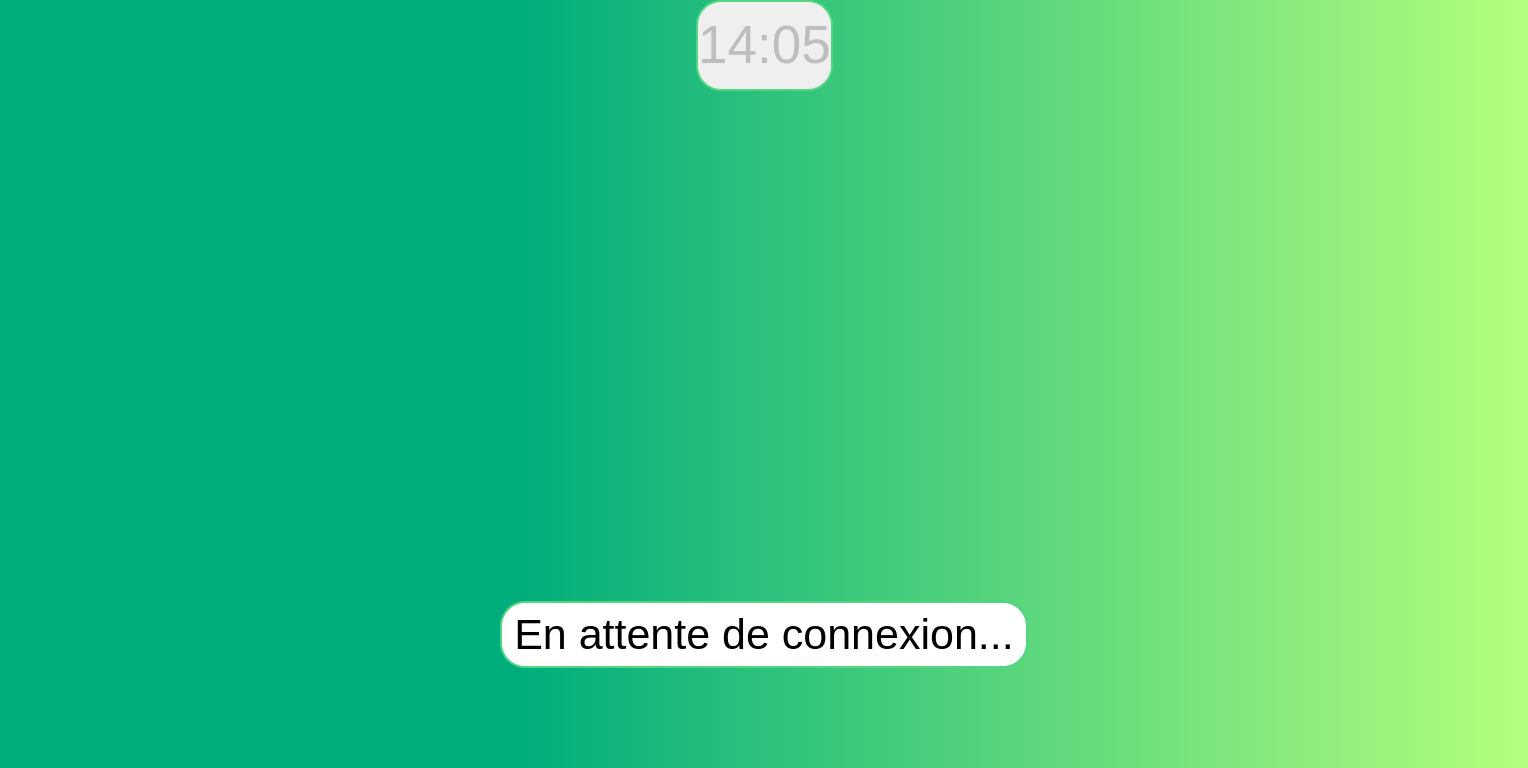
<?xml version="1.0" encoding="UTF-8"?>
<ui version="4.0">
 <class>EcranPool</class>
 <widget class="QMainWindow" name="EcranPool">
  <property name="geometry">
   <rect>
    <x>0</x>
    <y>0</y>
    <width>1528</width>
    <height>768</height>
   </rect>
  </property>
  <property name="sizePolicy">
   <sizepolicy hsizetype="Preferred" vsizetype="Preferred">
    <horstretch>0</horstretch>
    <verstretch>0</verstretch>
   </sizepolicy>
  </property>
  <property name="minimumSize">
   <size>
    <width>0</width>
    <height>0</height>
   </size>
  </property>
  <property name="maximumSize">
   <size>
    <width>1920</width>
    <height>1080</height>
   </size>
  </property>
  <property name="windowTitle">
   <string>EcranPool</string>
  </property>
  <widget class="QWidget" name="centralwidget">
   <layout class="QVBoxLayout" name="verticalLayout">
    <property name="spacing">
     <number>0</number>
    </property>
    <property name="leftMargin">
     <number>0</number>
    </property>
    <property name="topMargin">
     <number>0</number>
    </property>
    <property name="rightMargin">
     <number>0</number>
    </property>
    <property name="bottomMargin">
     <number>0</number>
    </property>
    <item>
     <widget class="QStackedWidget" name="ecrans">
      <widget class="QWidget" name="accueil">
       <property name="styleSheet">
        <string notr="true">background-color:QLinearGradient(spread:pad, x1:0.337, y1:1, x2:1, y2:1, stop:0 rgba(0, 173, 124, 255), stop:1 rgba(181, 255, 125, 255))</string>
       </property>
       <layout class="QVBoxLayout" name="verticalLayout_3">
        <property name="spacing">
         <number>0</number>
        </property>
        <property name="leftMargin">
         <number>0</number>
        </property>
        <property name="topMargin">
         <number>0</number>
        </property>
        <property name="rightMargin">
         <number>0</number>
        </property>
        <property name="bottomMargin">
         <number>0</number>
        </property>
        <item>
         <layout class="QVBoxLayout" name="layoutPrincipalAccueil">
          <property name="spacing">
           <number>0</number>
          </property>
          <property name="bottomMargin">
           <number>0</number>
          </property>
          <item>
           <layout class="QHBoxLayout" name="layoutEnteteAccueil">
            <property name="spacing">
             <number>0</number>
            </property>
            <property name="topMargin">
             <number>0</number>
            </property>
            <property name="bottomMargin">
             <number>0</number>
            </property>
            <item>
             <spacer name="horizontalSpacerGauche">
              <property name="orientation">
               <enum>Qt::Horizontal</enum>
              </property>
              <property name="sizeHint" stdset="0">
               <size>
                <width>40</width>
                <height>20</height>
               </size>
              </property>
             </spacer>
            </item>
            <item alignment="Qt::AlignTop">
             <widget class="QLabel" name="labelHorodatage">
              <property name="enabled">
               <bool>false</bool>
              </property>
              <property name="maximumSize">
               <size>
                <width>16777215</width>
                <height>150</height>
               </size>
              </property>
              <property name="font">
               <font>
                <pointsize>40</pointsize>
               </font>
              </property>
              <property name="styleSheet">
               <string notr="true">background-color: rgb(239, 239, 239);
border-radius: 25px;
border: 2px solid #52D681;</string>
              </property>
              <property name="frameShadow">
               <enum>QFrame::Sunken</enum>
              </property>
              <property name="text">
               <string>14:05</string>
              </property>
              <property name="alignment">
               <set>Qt::AlignHCenter|Qt::AlignTop</set>
              </property>
             </widget>
            </item>
            <item>
             <spacer name="horizontalSpacerDroit">
              <property name="orientation">
               <enum>Qt::Horizontal</enum>
              </property>
              <property name="sizeHint" stdset="0">
               <size>
                <width>40</width>
                <height>20</height>
               </size>
              </property>
             </spacer>
            </item>
           </layout>
          </item>
          <item>
           <layout class="QHBoxLayout" name="layoutCentral">
            <property name="spacing">
             <number>0</number>
            </property>
            <item>
             <widget class="QLabel" name="labelLogo">
              <property name="styleSheet">
               <string notr="true"/>
              </property>
              <property name="text">
               <string/>
              </property>
              <property name="pixmap">
               <pixmap resource="ressources.qrc">:/plug-in-pool.png</pixmap>
              </property>
              <property name="alignment">
               <set>Qt::AlignCenter</set>
              </property>
             </widget>
            </item>
           </layout>
          </item>
          <item>
           <layout class="QHBoxLayout" name="layoutPied">
            <property name="spacing">
             <number>0</number>
            </property>
            <property name="leftMargin">
             <number>500</number>
            </property>
            <property name="topMargin">
             <number>100</number>
            </property>
            <property name="rightMargin">
             <number>500</number>
            </property>
            <property name="bottomMargin">
             <number>100</number>
            </property>
            <item>
             <widget class="QWidget" name="messageAccueil" native="true">
              <property name="enabled">
               <bool>true</bool>
              </property>
              <property name="maximumSize">
               <size>
                <width>16777215</width>
                <height>75</height>
               </size>
              </property>
              <property name="styleSheet">
               <string notr="true">background-color: rgb(255, 255, 255);
border-radius: 25px;
border: 2px solid #52D681;
</string>
              </property>
              <layout class="QHBoxLayout" name="horizontalLayout">
               <item>
                <widget class="QLabel" name="labelMessageAccueil">
                 <property name="font">
                  <font>
                   <pointsize>11</pointsize>
                  </font>
                 </property>
                 <property name="styleSheet">
                  <string notr="true">border-style: none;</string>
                 </property>
                 <property name="text">
                  <string>&lt;html&gt;&lt;head/&gt;&lt;body&gt;&lt;p&gt;&lt;span style=&quot; font-size:32pt;&quot;&gt;En attente de connexion...&lt;/span&gt;&lt;/p&gt;&lt;/body&gt;&lt;/html&gt;</string>
                 </property>
                 <property name="alignment">
                  <set>Qt::AlignCenter</set>
                 </property>
                </widget>
               </item>
              </layout>
             </widget>
            </item>
           </layout>
          </item>
         </layout>
        </item>
       </layout>
      </widget>
      <widget class="QWidget" name="manche">
       <property name="styleSheet">
        <string notr="true">background-color:QLinearGradient(spread:pad, x1:0.337, y1:1, x2:1, y2:1, stop:0 rgba(0, 173, 124, 255), stop:1 rgba(181, 255, 125, 255))</string>
       </property>
      </widget>
      <widget class="QWidget" name="resume">
       <property name="styleSheet">
        <string notr="true">background-color:QLinearGradient(spread:pad, x1:0.337, y1:1, x2:1, y2:1, stop:0 rgba(0, 173, 124, 255), stop:1 rgba(181, 255, 125, 255))</string>
       </property>
      </widget>
     </widget>
    </item>
   </layout>
  </widget>
 </widget>
 <resources>
  <include location="ressources.qrc"/>
 </resources>
 <connections/>
</ui>
